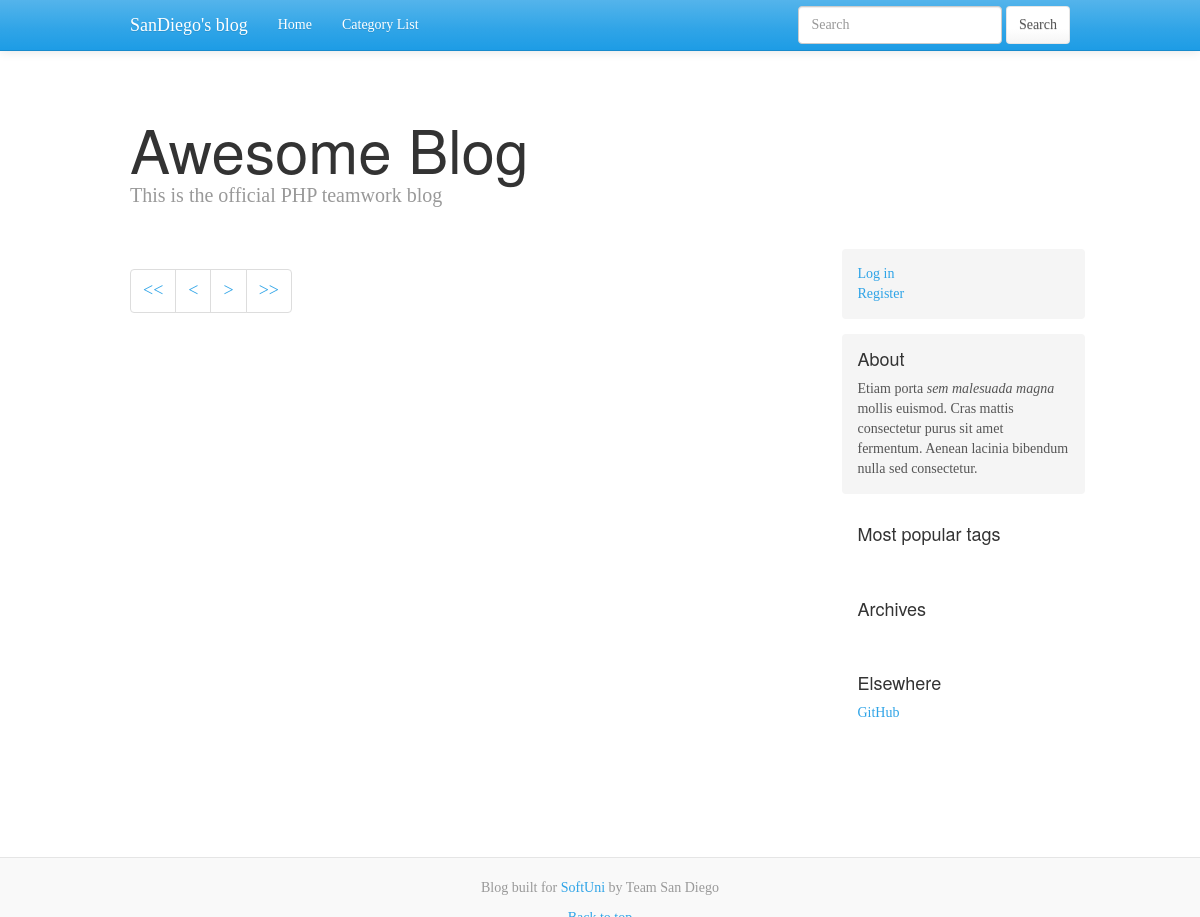
The app's page /, older data.
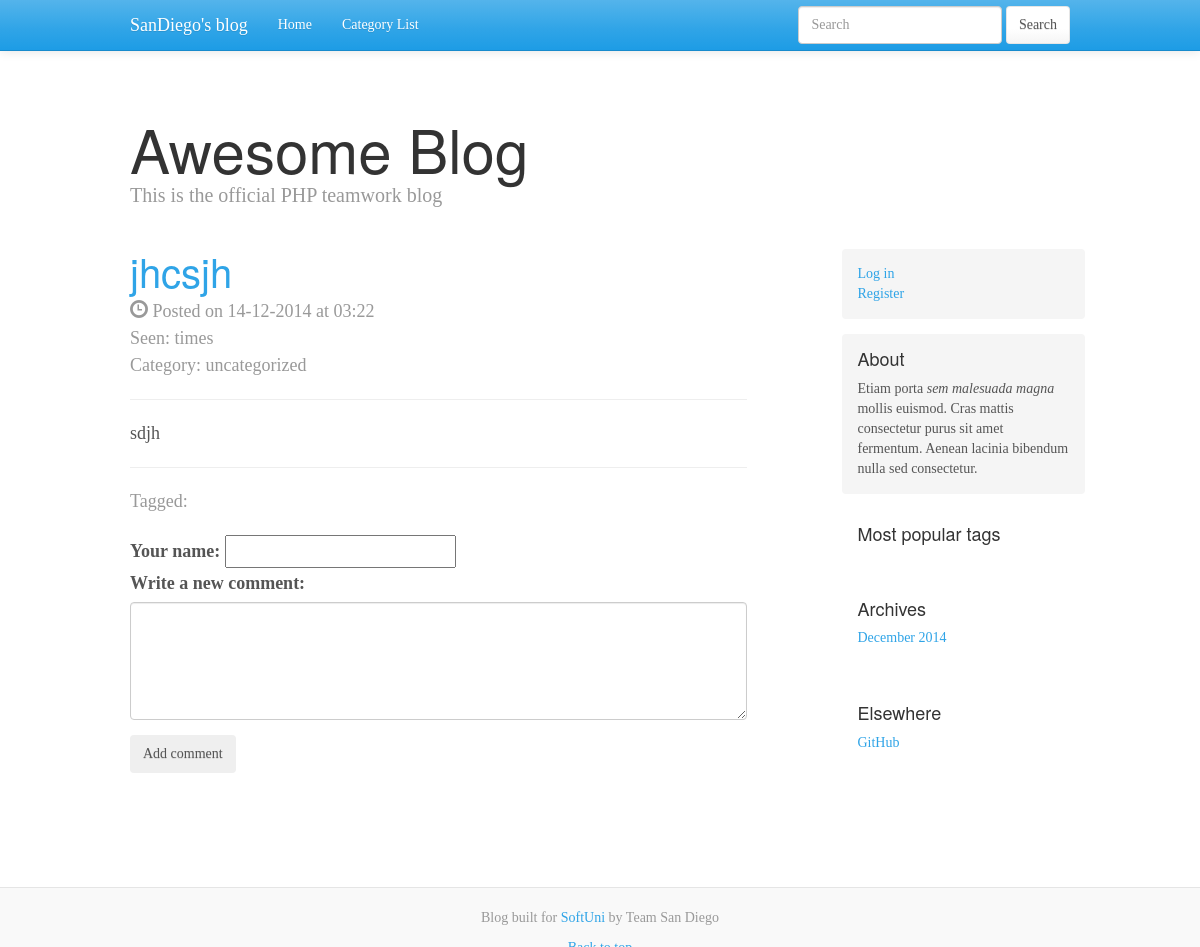
The same page, newer data.
### tables this page shows
CREATE TABLE IF NOT EXISTS `posts` (
  `id` int(11) NOT NULL,
  `title` varchar(255) NOT NULL,
  `article` text NOT NULL,
  `by` int(11) NOT NULL,
  `cat_id` int(11) NOT NULL,
  `date` int(11) NOT NULL
);

### index.php (called while the page is built, shortened)
<?php
$page = isset($_GET['page']) ? $_GET['page'] : 1;
$count_of_posts = 3;
$num_posts = get_number_of_rows('posts', 'id');
$offset = $num_posts - $page * $count_of_posts;
$offset = $offset < 0 || isset($_GET['id']) ? 0 : $offset;
$num_pages = floor($num_posts / $count_of_posts);
$num_pages = $num_posts % $count_of_posts != 0 ? $num_pages += 1 : $num_pages;
$prev_page = $page - 1 < 1 ? 1 : $page - 1;
$next_page = $page + 1 > $num_pages ? $num_pages : $page + 1;
$posts = isset($_GET['id']) ? get_posts($_GET['id'], null, 0, 1) : get_posts(null, null, $offset, $count_of_posts);
$posts = array_reverse($posts);
$show_comments = count($posts) == 1;
include_once DX_ROOT_DIR . 'views/templates/default_template.php';

### views/elements/welcome_screen.php (the view, shortened to what the changed rows need)
<div class="container">
    <div class="blog-header">
        <h1 class="blog-title">Awesome Blog</h1>
    </div>
    <div class="row">
        <div class="col-sm-8 blog-main">
            <?php foreach ($posts as $post): ?>
                <h2 class="blog-post-title"><a
                        href="index.php?id=<?php echo $post['id'] ?>"><?php echo htmlentities($post['title']) ?></a>
                </h2>
                <div>
                    <p class="blog-post-meta"><span class="glyphicon glyphicon-time"></span>
                        Posted on <?php echo date('d-m-Y \a\t h:i', ($post['date'])) ?><br/>
                        Seen: <?php echo $post['visits'] ?> times<br/>
                        Category:  <?php echo $post['cat_id'] != 0 ? get_category_name($post['cat_id']) : 'uncategorized' ?>
                    </p>
                </div>
                <hr>
                <p><?php echo $post['article'] ?></p>
                <hr>
                <?php if ($show_comments): ?>
                    <p class="blog-post-meta">
                        Tagged:
                    </p>
                    <form method="post" action="add_comment.php">
                        <?php if (!isset($_SESSION['user'])): ?>
                            <label for="userName">Your name:</label>
                            <input type="text" name="user_name" id="userName"/><br/>
                        <?php endif ?>
                        <label for="comment">Write a new comment:</label>
                        <div class="form-group">
                            <textarea class="form-control" name="content" id="comment" rows="5"></textarea>
                        </div>
                        <input type="submit" class="btn" value="Add comment"/>
                    </form>
                <?php endif ?>
            <?php endforeach;
            if (!$show_comments) :?>
                <nav>
                    <ul class="pagination">
                        <li><a href="index.php?page=1">&lt;&lt;</a></li>
                        <li><a href="index.php?page=<?php echo $prev_page ?>">&lt;</a></li>
                        <li><a href="index.php?page=<?php echo $next_page ?>">&gt;</a></li>
                        <li><a href="index.php?page=<?php echo $num_pages ?>">&gt;&gt;</a></li>
                    </ul>
                </nav>
            <?php endif ?>
        </div>
        <div class="col-sm-3 col-sm-offset-1 blog-sidebar">
            <div class="sidebar-module">
                <ol class="list-unstyled">
                    <?php
                    getArchives();
                    ?>
                </ol>
            </div>
        </div>
    </div>
</div>

### resources/func/blog.php (shortened to what the changed rows need)
<?php
function getArchives()
{
    global $db;
    $query = "SELECT date FROM posts";
    try {
        $stmt = $db->prepare($query);
        $stmt->execute();
        $dates = $stmt->fetchAll();
        $years = array(
            2013 => array(
                'January' => 0,
                'February' => 0,
                'March' => 0,
                'April' => 0,
                'May' => 0,
                'June' => 0,
                'July' => 0,
                'August' => 0,
                'September' => 0,
                'October' => 0,
                'November' => 0,
                'December' => 0,
            ),
            2014 => array(
                'January' => 0,
                'February' => 0,
                'March' => 0,
                'April' => 0,
                'May' => 0,
                'June' => 0,
                'July' => 0,
                'August' => 0,
                'September' => 0,
                'October' => 0,
                'November' => 0,
                'December' => 0,
            )
        );
        foreach ($dates as $date) {
            $year = date("Y", $date['date']);
            $month = date("F", $date['date']);
            $years[$year][$month]++;
        }
        foreach ($years as $yearKey => $year) {
            foreach ($year as $monthKey => $monthOutput) {
                if ($monthOutput > 0) {
                    echo "<li><a href='archive.php?month=$monthKey&year=$yearKey'>$monthKey $yearKey</a></li>";
                }
            }
        }
    } catch (PDOException $ex) {
        die("Failed to run query: ");
    }
}
function get_posts($id = null, $cat_id = null, $offset, $count)
{
    global $db;
    $query = "
            SELECT
                id, title, article, date, cat_id, visits
            FROM posts";
    $query_params = array();
    $query .= " LIMIT {$offset}, {$count}";
    try {
        $stmt = $db->prepare($query);
        $stmt->execute($query_params);
    } catch (PDOException $ex) {
        die("Failed to run query: ");
    }
    $rows = $stmt->fetchAll();
    return $rows;
}
function get_number_of_rows($tab, $col)
{
    global $db;
    $query = "SELECT COUNT(:col) FROM $tab";
    $query_params = array(
        ':col' => $col,
    );
    try {
        $stmt = $db->prepare($query);
        $stmt->execute($query_params);
    } catch (PDOException $ex) {
        die("Failed to run query: ");
    }
    return $stmt->fetch()["COUNT('$col')"];
}

Row changes from the older to the newer data that the page shows:
added posts: title "jhcsjh", date "14-12-2014 at 03:22", shows "uncategorized", article "sdjh", monthKey "December", yearKey "2014"
